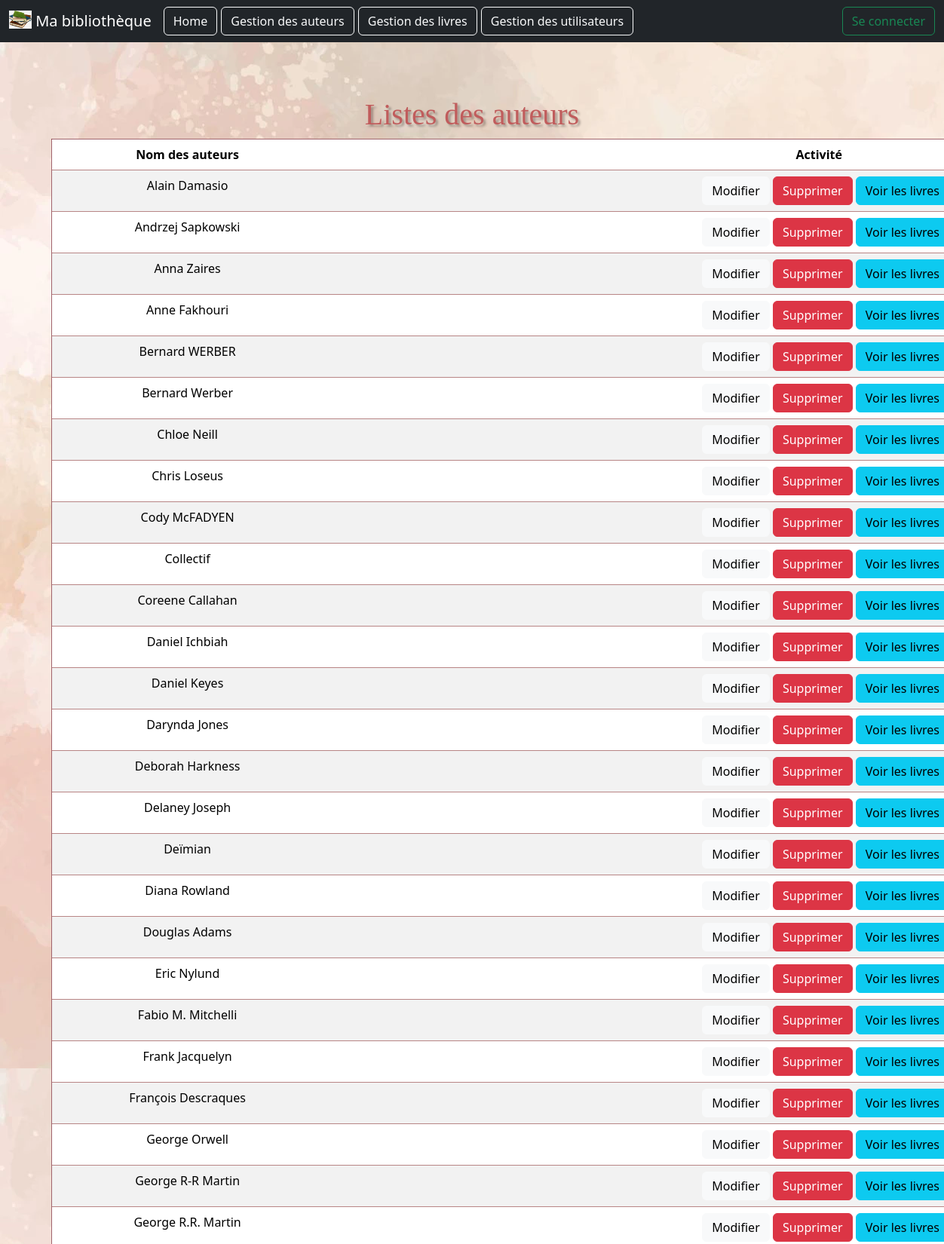
Page /author/ (upper part) on the committed database.
### tuto/models.py (models this page shows, shortened)
class Author(db.Model):
    id = db.Column(db.Integer, primary_key=True) #primary_key=True means that this column is the primary key of the table.
    name = db.Column(db.String(100))

### tuto/views.py (the view)
@app.route("/author/")
def gestion_author():
    authors=Author.query.order_by(Author.name).all()
    return render_template( "author.html",authors=authors)

### tuto/templates/author.html (shortened to what this page needs)
{% extends "basebs.html" %}
{% block styles %}
{{ super() }}
<link rel="stylesheet" href="{{ url_for('static', filename='home.css')}}">
{% endblock %}
{% block content %}
<h1>Listes des auteurs</h1>
<table class="encadre table table-striped">
    <thead>
        <tr>
            <th> Nom des auteurs </th>
            <th style="text-align:right;padding-right:150px"> Activité </th>
        </tr>
    </thead>
    {% for author in authors %}
    <tr >
        <td style="width:30%">{{ author.name }}</td>
        <td style="text-align:right">
            <a href="{{ url_for('edit_author', id=author.id) }}" ><button type="button" class="btn btn-light">Modifier</button></a>
            <a href="{{ url_for('delete_author', id=author.id) }}"><button type="button" class="btn btn-danger" >Supprimer</button></a>
            <a href="{{ url_for('one_author', id=author.id) }}"><button type="button" class="btn btn-info" >Voir les livres</button></a>
        </td>
    </tr>
    {% endfor %}
</table>
{% endblock %}

### tuto/static/home.css (style rules this page uses)
body { background-image: url('conception-aquarelle.webp'); }
h1 { text-shadow: 3px 3px 3px rgb(11 3 3 / 30%); text-align: center; color:#c05c5c; font-family: Didot; }
.encadre { width: 1200px; border: 1px solid rgba(124, 30, 30, 0.541); text-align: center; background-color: rgb(205, 185, 206); }

### rows in the picture
Author: name "Alain Damasio"
Author: name "Andrzej Sapkowski"
Author: name "Anna Zaires"
Author: name "Anne Fakhouri"
Author: name "Bernard WERBER"
Author: name "Bernard Werber"
Author: name "Chloe Neill"
Author: name "Chris Loseus"
Author: name "Cody McFADYEN"
Author: name "Collectif"
Author: name "Coreene Callahan"
Author: name "Daniel Ichbiah"
Author: name "Daniel Keyes"
Author: name "Darynda Jones"
Author: name "Deborah Harkness"
Author: name "Delaney Joseph"
Author: name "Deïmian"
Author: name "Diana Rowland"
Author: name "Douglas Adams"
Author: name "Eric Nylund"
Author: name "Fabio M. Mitchelli"
Author: name "Frank Jacquelyn"
Author: name "François Descraques"
Author: name "George Orwell"
Author: name "George R-R Martin"
Author: name "George R.R. Martin"
